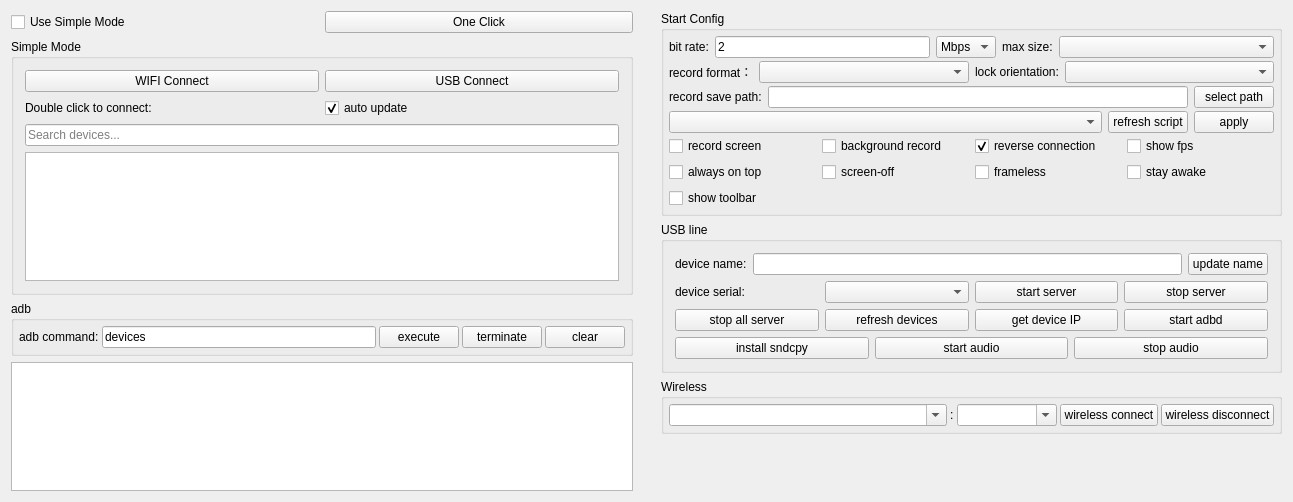
<?xml version="1.0" encoding="UTF-8"?>
<ui version="4.0">
 <class>Widget</class>
 <widget class="QWidget" name="Widget">
  <property name="geometry">
   <rect>
    <x>0</x>
    <y>0</y>
    <width>1293</width>
    <height>502</height>
   </rect>
  </property>
  <property name="windowTitle">
   <string notr="true">QtScrcpy</string>
  </property>
  <layout class="QHBoxLayout" name="horizontalLayout_11">
   <property name="leftMargin">
    <number>0</number>
   </property>
   <property name="topMargin">
    <number>0</number>
   </property>
   <property name="rightMargin">
    <number>0</number>
   </property>
   <property name="bottomMargin">
    <number>0</number>
   </property>
   <item>
    <widget class="QWidget" name="leftWidget" native="true">
     <property name="sizePolicy">
      <sizepolicy hsizetype="Preferred" vsizetype="Preferred">
       <horstretch>0</horstretch>
       <verstretch>0</verstretch>
      </sizepolicy>
     </property>
     <layout class="QVBoxLayout" name="verticalLayout_5">
      <item>
       <layout class="QHBoxLayout" name="horizontalLayout_14">
        <item>
         <widget class="QCheckBox" name="useSingleModeCheck">
          <property name="sizePolicy">
           <sizepolicy hsizetype="Preferred" vsizetype="Maximum">
            <horstretch>0</horstretch>
            <verstretch>0</verstretch>
           </sizepolicy>
          </property>
          <property name="styleSheet">
           <string notr="true"/>
          </property>
          <property name="text">
           <string>Use Simple Mode</string>
          </property>
          <property name="checked">
           <bool>false</bool>
          </property>
         </widget>
        </item>
        <item>
         <widget class="QPushButton" name="oneClickBtn">
          <property name="sizePolicy">
           <sizepolicy hsizetype="Preferred" vsizetype="Maximum">
            <horstretch>0</horstretch>
            <verstretch>0</verstretch>
           </sizepolicy>
          </property>
          <property name="text">
           <string>One Click</string>
          </property>
         </widget>
        </item>
       </layout>
      </item>
      <item>
       <widget class="QGroupBox" name="simpleGroupBox">
        <property name="sizePolicy">
         <sizepolicy hsizetype="Preferred" vsizetype="Preferred">
          <horstretch>0</horstretch>
          <verstretch>0</verstretch>
         </sizepolicy>
        </property>
        <property name="title">
         <string>Simple Mode</string>
        </property>
        <property name="checkable">
         <bool>false</bool>
        </property>
        <layout class="QVBoxLayout" name="verticalLayout_4">
         <item>
          <layout class="QHBoxLayout" name="horizontalLayout_9">
           <item>
            <widget class="QPushButton" name="wifiConnectBtn">
             <property name="sizePolicy">
              <sizepolicy hsizetype="Preferred" vsizetype="Maximum">
               <horstretch>0</horstretch>
               <verstretch>0</verstretch>
              </sizepolicy>
             </property>
             <property name="text">
              <string>WIFI Connect</string>
             </property>
            </widget>
           </item>
           <item>
            <widget class="QPushButton" name="usbConnectBtn">
             <property name="sizePolicy">
              <sizepolicy hsizetype="Preferred" vsizetype="Maximum">
               <horstretch>0</horstretch>
               <verstretch>0</verstretch>
              </sizepolicy>
             </property>
             <property name="text">
              <string>USB Connect</string>
             </property>
            </widget>
           </item>
          </layout>
         </item>
         <item>
          <layout class="QHBoxLayout" name="horizontalLayout_13">
           <property name="topMargin">
            <number>0</number>
           </property>
           <item>
            <widget class="QLabel" name="label_10">
             <property name="sizePolicy">
              <sizepolicy hsizetype="Preferred" vsizetype="Preferred">
               <horstretch>0</horstretch>
               <verstretch>0</verstretch>
              </sizepolicy>
             </property>
             <property name="text">
              <string>Double click to connect:</string>
             </property>
            </widget>
           </item>
           <item>
            <widget class="QCheckBox" name="autoUpdatecheckBox">
             <property name="sizePolicy">
              <sizepolicy hsizetype="Preferred" vsizetype="Preferred">
               <horstretch>0</horstretch>
               <verstretch>0</verstretch>
              </sizepolicy>
             </property>
             <property name="text">
              <string>auto update</string>
             </property>
             <property name="checked">
              <bool>true</bool>
             </property>
            </widget>
           </item>
          </layout>
         </item>
         <item>
          <widget class="QLineEdit" name="searchDeviceEdit">
           <property name="sizePolicy">
            <sizepolicy hsizetype="Preferred" vsizetype="Maximum">
             <horstretch>0</horstretch>
             <verstretch>0</verstretch>
            </sizepolicy>
           </property>
           <property name="placeholderText">
            <string>Search devices...</string>
           </property>
           <property name="clearButtonEnabled">
            <bool>true</bool>
           </property>
          </widget>
         </item>
         <item>
          <widget class="QListWidget" name="connectedPhoneList">
           <property name="sizePolicy">
            <sizepolicy hsizetype="Preferred" vsizetype="Preferred">
             <horstretch>0</horstretch>
             <verstretch>0</verstretch>
            </sizepolicy>
           </property>
          </widget>
         </item>
        </layout>
       </widget>
      </item>
      <item>
       <widget class="QGroupBox" name="adbGroupBox">
        <property name="sizePolicy">
         <sizepolicy hsizetype="Preferred" vsizetype="Maximum">
          <horstretch>0</horstretch>
          <verstretch>0</verstretch>
         </sizepolicy>
        </property>
        <property name="title">
         <string notr="true">adb</string>
        </property>
        <layout class="QHBoxLayout" name="horizontalLayout_2">
         <property name="spacing">
          <number>3</number>
         </property>
         <property name="leftMargin">
          <number>5</number>
         </property>
         <property name="topMargin">
          <number>5</number>
         </property>
         <property name="rightMargin">
          <number>5</number>
         </property>
         <property name="bottomMargin">
          <number>5</number>
         </property>
         <item>
          <widget class="QLabel" name="label_7">
           <property name="sizePolicy">
            <sizepolicy hsizetype="Maximum" vsizetype="Preferred">
             <horstretch>0</horstretch>
             <verstretch>0</verstretch>
            </sizepolicy>
           </property>
           <property name="text">
            <string>adb command:</string>
           </property>
           <property name="buddy">
            <cstring>adbCommandEdt</cstring>
           </property>
          </widget>
         </item>
         <item>
          <widget class="QLineEdit" name="adbCommandEdt">
           <property name="sizePolicy">
            <sizepolicy hsizetype="MinimumExpanding" vsizetype="Preferred">
             <horstretch>0</horstretch>
             <verstretch>0</verstretch>
            </sizepolicy>
           </property>
           <property name="text">
            <string notr="true">devices</string>
           </property>
          </widget>
         </item>
         <item>
          <widget class="QPushButton" name="adbCommandBtn">
           <property name="sizePolicy">
            <sizepolicy hsizetype="Maximum" vsizetype="Preferred">
             <horstretch>0</horstretch>
             <verstretch>0</verstretch>
            </sizepolicy>
           </property>
           <property name="text">
            <string>execute</string>
           </property>
          </widget>
         </item>
         <item>
          <widget class="QPushButton" name="stopAdbBtn">
           <property name="sizePolicy">
            <sizepolicy hsizetype="Maximum" vsizetype="Preferred">
             <horstretch>0</horstretch>
             <verstretch>0</verstretch>
            </sizepolicy>
           </property>
           <property name="text">
            <string>terminate</string>
           </property>
          </widget>
         </item>
         <item>
          <widget class="QPushButton" name="clearOut">
           <property name="sizePolicy">
            <sizepolicy hsizetype="Maximum" vsizetype="Preferred">
             <horstretch>0</horstretch>
             <verstretch>0</verstretch>
            </sizepolicy>
           </property>
           <property name="text">
            <string>clear</string>
           </property>
          </widget>
         </item>
        </layout>
       </widget>
      </item>
      <item>
       <widget class="QTextEdit" name="outEdit">
        <property name="sizePolicy">
         <sizepolicy hsizetype="Preferred" vsizetype="Preferred">
          <horstretch>0</horstretch>
          <verstretch>0</verstretch>
         </sizepolicy>
        </property>
        <property name="focusPolicy">
         <enum>Qt::NoFocus</enum>
        </property>
        <property name="documentTitle">
         <string/>
        </property>
        <property name="readOnly">
         <bool>true</bool>
        </property>
       </widget>
      </item>
     </layout>
    </widget>
   </item>
   <item>
    <widget class="QWidget" name="rightWidget" native="true">
     <property name="sizePolicy">
      <sizepolicy hsizetype="MinimumExpanding" vsizetype="Preferred">
       <horstretch>0</horstretch>
       <verstretch>0</verstretch>
      </sizepolicy>
     </property>
     <layout class="QVBoxLayout" name="verticalLayout_6">
      <item>
       <widget class="QGroupBox" name="configGroupBox">
        <property name="sizePolicy">
         <sizepolicy hsizetype="Preferred" vsizetype="Preferred">
          <horstretch>0</horstretch>
          <verstretch>0</verstretch>
         </sizepolicy>
        </property>
        <property name="title">
         <string>Start Config</string>
        </property>
        <layout class="QVBoxLayout" name="verticalLayout_3">
         <property name="spacing">
          <number>3</number>
         </property>
         <property name="leftMargin">
          <number>5</number>
         </property>
         <property name="topMargin">
          <number>5</number>
         </property>
         <property name="rightMargin">
          <number>5</number>
         </property>
         <property name="bottomMargin">
          <number>5</number>
         </property>
         <item>
          <widget class="QWidget" name="configWidget1" native="true">
           <property name="sizePolicy">
            <sizepolicy hsizetype="Preferred" vsizetype="Preferred">
             <horstretch>0</horstretch>
             <verstretch>0</verstretch>
            </sizepolicy>
           </property>
           <layout class="QHBoxLayout" name="horizontalLayout_5">
            <property name="leftMargin">
             <number>0</number>
            </property>
            <property name="topMargin">
             <number>0</number>
            </property>
            <property name="rightMargin">
             <number>0</number>
            </property>
            <property name="bottomMargin">
             <number>0</number>
            </property>
            <item>
             <widget class="QLabel" name="label_3">
              <property name="sizePolicy">
               <sizepolicy hsizetype="Maximum" vsizetype="Preferred">
                <horstretch>0</horstretch>
                <verstretch>0</verstretch>
               </sizepolicy>
              </property>
              <property name="text">
               <string>bit rate:</string>
              </property>
             </widget>
            </item>
            <item>
             <widget class="QLineEdit" name="bitRateEdit">
              <property name="sizePolicy">
               <sizepolicy hsizetype="Preferred" vsizetype="Preferred">
                <horstretch>0</horstretch>
                <verstretch>0</verstretch>
               </sizepolicy>
              </property>
              <property name="text">
               <string notr="true">2</string>
              </property>
             </widget>
            </item>
            <item>
             <widget class="QComboBox" name="bitRateBox">
              <property name="sizePolicy">
               <sizepolicy hsizetype="Maximum" vsizetype="Preferred">
                <horstretch>0</horstretch>
                <verstretch>0</verstretch>
               </sizepolicy>
              </property>
              <property name="toolTip">
               <string/>
              </property>
              <property name="currentText">
               <string notr="true">Mbps</string>
              </property>
              <item>
               <property name="text">
                <string notr="true">Mbps</string>
               </property>
              </item>
              <item>
               <property name="text">
                <string notr="true">Kbps</string>
               </property>
              </item>
             </widget>
            </item>
            <item>
             <widget class="QLabel" name="label_4">
              <property name="sizePolicy">
               <sizepolicy hsizetype="Maximum" vsizetype="Preferred">
                <horstretch>0</horstretch>
                <verstretch>0</verstretch>
               </sizepolicy>
              </property>
              <property name="text">
               <string>max size:</string>
              </property>
             </widget>
            </item>
            <item>
             <widget class="QComboBox" name="maxSizeBox">
              <property name="sizePolicy">
               <sizepolicy hsizetype="Preferred" vsizetype="Preferred">
                <horstretch>0</horstretch>
                <verstretch>0</verstretch>
               </sizepolicy>
              </property>
              <property name="toolTip">
               <string/>
              </property>
             </widget>
            </item>
           </layout>
          </widget>
         </item>
         <item>
          <widget class="QWidget" name="configWidget5" native="true">
           <property name="sizePolicy">
            <sizepolicy hsizetype="Preferred" vsizetype="Preferred">
             <horstretch>0</horstretch>
             <verstretch>0</verstretch>
            </sizepolicy>
           </property>
           <layout class="QHBoxLayout" name="horizontalLayout_7">
            <property name="leftMargin">
             <number>0</number>
            </property>
            <property name="topMargin">
             <number>0</number>
            </property>
            <property name="rightMargin">
             <number>0</number>
            </property>
            <property name="bottomMargin">
             <number>0</number>
            </property>
            <item>
             <widget class="QLabel" name="label_6">
              <property name="sizePolicy">
               <sizepolicy hsizetype="Maximum" vsizetype="Preferred">
                <horstretch>0</horstretch>
                <verstretch>0</verstretch>
               </sizepolicy>
              </property>
              <property name="text">
               <string>record format：</string>
              </property>
             </widget>
            </item>
            <item>
             <widget class="QComboBox" name="formatBox">
              <property name="sizePolicy">
               <sizepolicy hsizetype="Preferred" vsizetype="Preferred">
                <horstretch>0</horstretch>
                <verstretch>0</verstretch>
               </sizepolicy>
              </property>
             </widget>
            </item>
            <item>
             <widget class="QLabel" name="label_8">
              <property name="sizePolicy">
               <sizepolicy hsizetype="Maximum" vsizetype="Preferred">
                <horstretch>0</horstretch>
                <verstretch>0</verstretch>
               </sizepolicy>
              </property>
              <property name="text">
               <string>lock orientation:</string>
              </property>
             </widget>
            </item>
            <item>
             <widget class="QComboBox" name="lockOrientationBox">
              <property name="sizePolicy">
               <sizepolicy hsizetype="Preferred" vsizetype="Preferred">
                <horstretch>0</horstretch>
                <verstretch>0</verstretch>
               </sizepolicy>
              </property>
             </widget>
            </item>
           </layout>
          </widget>
         </item>
         <item>
          <widget class="QWidget" name="configWidget2" native="true">
           <property name="sizePolicy">
            <sizepolicy hsizetype="Preferred" vsizetype="Preferred">
             <horstretch>0</horstretch>
             <verstretch>0</verstretch>
            </sizepolicy>
           </property>
           <layout class="QHBoxLayout" name="horizontalLayout_6">
            <property name="leftMargin">
             <number>0</number>
            </property>
            <property name="topMargin">
             <number>0</number>
            </property>
            <property name="rightMargin">
             <number>0</number>
            </property>
            <property name="bottomMargin">
             <number>0</number>
            </property>
            <item>
             <widget class="QLabel" name="label_5">
              <property name="sizePolicy">
               <sizepolicy hsizetype="Preferred" vsizetype="Preferred">
                <horstretch>0</horstretch>
                <verstretch>0</verstretch>
               </sizepolicy>
              </property>
              <property name="text">
               <string>record save path:</string>
              </property>
              <property name="buddy">
               <cstring>recordPathEdt</cstring>
              </property>
             </widget>
            </item>
            <item>
             <widget class="QLineEdit" name="recordPathEdt">
              <property name="sizePolicy">
               <sizepolicy hsizetype="MinimumExpanding" vsizetype="Preferred">
                <horstretch>0</horstretch>
                <verstretch>0</verstretch>
               </sizepolicy>
              </property>
              <property name="readOnly">
               <bool>true</bool>
              </property>
             </widget>
            </item>
            <item>
             <widget class="QPushButton" name="selectRecordPathBtn">
              <property name="sizePolicy">
               <sizepolicy hsizetype="Preferred" vsizetype="Preferred">
                <horstretch>0</horstretch>
                <verstretch>0</verstretch>
               </sizepolicy>
              </property>
              <property name="text">
               <string>select path</string>
              </property>
              <property name="autoDefault">
               <bool>false</bool>
              </property>
             </widget>
            </item>
           </layout>
          </widget>
         </item>
         <item>
          <widget class="QWidget" name="configWidget4" native="true">
           <property name="sizePolicy">
            <sizepolicy hsizetype="Preferred" vsizetype="Preferred">
             <horstretch>0</horstretch>
             <verstretch>0</verstretch>
            </sizepolicy>
           </property>
           <layout class="QHBoxLayout" name="horizontalLayout_8">
            <property name="leftMargin">
             <number>0</number>
            </property>
            <property name="topMargin">
             <number>0</number>
            </property>
            <property name="rightMargin">
             <number>0</number>
            </property>
            <property name="bottomMargin">
             <number>0</number>
            </property>
            <item>
             <widget class="QComboBox" name="gameBox">
              <property name="sizePolicy">
               <sizepolicy hsizetype="MinimumExpanding" vsizetype="Preferred">
                <horstretch>0</horstretch>
                <verstretch>0</verstretch>
               </sizepolicy>
              </property>
             </widget>
            </item>
            <item>
             <widget class="QPushButton" name="refreshGameScriptBtn">
              <property name="sizePolicy">
               <sizepolicy hsizetype="Preferred" vsizetype="Preferred">
                <horstretch>0</horstretch>
                <verstretch>0</verstretch>
               </sizepolicy>
              </property>
              <property name="text">
               <string>refresh script</string>
              </property>
             </widget>
            </item>
            <item>
             <widget class="QPushButton" name="applyScriptBtn">
              <property name="sizePolicy">
               <sizepolicy hsizetype="Preferred" vsizetype="Preferred">
                <horstretch>0</horstretch>
                <verstretch>0</verstretch>
               </sizepolicy>
              </property>
              <property name="text">
               <string>apply</string>
              </property>
             </widget>
            </item>
           </layout>
          </widget>
         </item>
         <item>
          <widget class="QWidget" name="configWidget3" native="true">
           <property name="sizePolicy">
            <sizepolicy hsizetype="Preferred" vsizetype="Preferred">
             <horstretch>0</horstretch>
             <verstretch>0</verstretch>
            </sizepolicy>
           </property>
           <layout class="QGridLayout" name="gridLayout">
            <property name="leftMargin">
             <number>0</number>
            </property>
            <property name="topMargin">
             <number>0</number>
            </property>
            <property name="rightMargin">
             <number>0</number>
            </property>
            <property name="bottomMargin">
             <number>0</number>
            </property>
            <item row="0" column="4">
             <widget class="QCheckBox" name="fpsCheck">
              <property name="sizePolicy">
               <sizepolicy hsizetype="Preferred" vsizetype="Preferred">
                <horstretch>0</horstretch>
                <verstretch>0</verstretch>
               </sizepolicy>
              </property>
              <property name="text">
               <string>show fps</string>
              </property>
             </widget>
            </item>
            <item row="0" column="1">
             <widget class="QCheckBox" name="notDisplayCheck">
              <property name="sizePolicy">
               <sizepolicy hsizetype="Preferred" vsizetype="Preferred">
                <horstretch>0</horstretch>
                <verstretch>0</verstretch>
               </sizepolicy>
              </property>
              <property name="text">
               <string>background record</string>
              </property>
              <property name="checkable">
               <bool>false</bool>
              </property>
             </widget>
            </item>
            <item row="1" column="0">
             <widget class="QCheckBox" name="alwaysTopCheck">
              <property name="sizePolicy">
               <sizepolicy hsizetype="Preferred" vsizetype="Preferred">
                <horstretch>0</horstretch>
                <verstretch>0</verstretch>
               </sizepolicy>
              </property>
              <property name="text">
               <string>always on top</string>
              </property>
              <property name="checked">
               <bool>false</bool>
              </property>
             </widget>
            </item>
            <item row="0" column="0">
             <widget class="QCheckBox" name="recordScreenCheck">
              <property name="sizePolicy">
               <sizepolicy hsizetype="Preferred" vsizetype="Preferred">
                <horstretch>0</horstretch>
                <verstretch>0</verstretch>
               </sizepolicy>
              </property>
              <property name="text">
               <string>record screen</string>
              </property>
             </widget>
            </item>
            <item row="0" column="3">
             <widget class="QCheckBox" name="useReverseCheck">
              <property name="sizePolicy">
               <sizepolicy hsizetype="Preferred" vsizetype="Preferred">
                <horstretch>0</horstretch>
                <verstretch>0</verstretch>
               </sizepolicy>
              </property>
              <property name="text">
               <string>reverse connection</string>
              </property>
              <property name="checked">
               <bool>true</bool>
              </property>
             </widget>
            </item>
            <item row="1" column="1">
             <widget class="QCheckBox" name="closeScreenCheck">
              <property name="sizePolicy">
               <sizepolicy hsizetype="Preferred" vsizetype="Preferred">
                <horstretch>0</horstretch>
                <verstretch>0</verstretch>
               </sizepolicy>
              </property>
              <property name="text">
               <string>screen-off</string>
              </property>
             </widget>
            </item>
            <item row="1" column="3">
             <widget class="QCheckBox" name="framelessCheck">
              <property name="sizePolicy">
               <sizepolicy hsizetype="Preferred" vsizetype="Preferred">
                <horstretch>0</horstretch>
                <verstretch>0</verstretch>
               </sizepolicy>
              </property>
              <property name="text">
               <string>frameless</string>
              </property>
             </widget>
            </item>
            <item row="1" column="4">
             <widget class="QCheckBox" name="stayAwakeCheck">
              <property name="sizePolicy">
               <sizepolicy hsizetype="Preferred" vsizetype="Preferred">
                <horstretch>0</horstretch>
                <verstretch>0</verstretch>
               </sizepolicy>
              </property>
              <property name="text">
               <string>stay awake</string>
              </property>
             </widget>
            </item>
            <item row="2" column="0">
             <widget class="QCheckBox" name="showToolbar">
              <property name="text">
               <string>show toolbar</string>
              </property>
             </widget>
            </item>
           </layout>
          </widget>
         </item>
        </layout>
       </widget>
      </item>
      <item>
       <widget class="QGroupBox" name="usbGroupBox">
        <property name="sizePolicy">
         <sizepolicy hsizetype="Preferred" vsizetype="Preferred">
          <horstretch>0</horstretch>
          <verstretch>0</verstretch>
         </sizepolicy>
        </property>
        <property name="title">
         <string>USB line</string>
        </property>
        <layout class="QVBoxLayout" name="verticalLayout">
         <item>
          <layout class="QHBoxLayout" name="horizontalLayout_10">
           <item>
            <widget class="QLabel" name="label_9">
             <property name="sizePolicy">
              <sizepolicy hsizetype="Preferred" vsizetype="Preferred">
               <horstretch>0</horstretch>
               <verstretch>0</verstretch>
              </sizepolicy>
             </property>
             <property name="text">
              <string>device name:</string>
             </property>
            </widget>
           </item>
           <item>
            <widget class="QLineEdit" name="userNameEdt">
             <property name="sizePolicy">
              <sizepolicy hsizetype="MinimumExpanding" vsizetype="Preferred">
               <horstretch>0</horstretch>
               <verstretch>0</verstretch>
              </sizepolicy>
             </property>
            </widget>
           </item>
           <item>
            <widget class="QPushButton" name="updateNameBtn">
             <property name="sizePolicy">
              <sizepolicy hsizetype="Preferred" vsizetype="Preferred">
               <horstretch>0</horstretch>
               <verstretch>0</verstretch>
              </sizepolicy>
             </property>
             <property name="text">
              <string>update name</string>
             </property>
             <property name="autoDefault">
              <bool>false</bool>
             </property>
            </widget>
           </item>
          </layout>
         </item>
         <item>
          <widget class="QWidget" name="usbWidget1" native="true">
           <property name="sizePolicy">
            <sizepolicy hsizetype="Preferred" vsizetype="Preferred">
             <horstretch>0</horstretch>
             <verstretch>0</verstretch>
            </sizepolicy>
           </property>
           <layout class="QHBoxLayout" name="horizontalLayout_3">
            <property name="leftMargin">
             <number>0</number>
            </property>
            <property name="topMargin">
             <number>0</number>
            </property>
            <property name="rightMargin">
             <number>0</number>
            </property>
            <property name="bottomMargin">
             <number>0</number>
            </property>
            <item>
             <widget class="QLabel" name="label_2">
              <property name="sizePolicy">
               <sizepolicy hsizetype="Preferred" vsizetype="Preferred">
                <horstretch>0</horstretch>
                <verstretch>0</verstretch>
               </sizepolicy>
              </property>
              <property name="text">
               <string>device serial:</string>
              </property>
             </widget>
            </item>
            <item>
             <widget class="QComboBox" name="serialBox">
              <property name="sizePolicy">
               <sizepolicy hsizetype="Preferred" vsizetype="Preferred">
                <horstretch>0</horstretch>
                <verstretch>0</verstretch>
               </sizepolicy>
              </property>
             </widget>
            </item>
            <item>
             <widget class="QPushButton" name="startServerBtn">
              <property name="sizePolicy">
               <sizepolicy hsizetype="Preferred" vsizetype="Preferred">
                <horstretch>0</horstretch>
                <verstretch>0</verstretch>
               </sizepolicy>
              </property>
              <property name="text">
               <string>start server</string>
              </property>
              <property name="autoDefault">
               <bool>false</bool>
              </property>
             </widget>
            </item>
            <item>
             <widget class="QPushButton" name="stopServerBtn">
              <property name="sizePolicy">
               <sizepolicy hsizetype="Preferred" vsizetype="Preferred">
                <horstretch>0</horstretch>
                <verstretch>0</verstretch>
               </sizepolicy>
              </property>
              <property name="text">
               <string>stop server</string>
              </property>
              <property name="autoDefault">
               <bool>false</bool>
              </property>
             </widget>
            </item>
           </layout>
          </widget>
         </item>
         <item>
          <widget class="QWidget" name="usbWidget2" native="true">
           <property name="sizePolicy">
            <sizepolicy hsizetype="Preferred" vsizetype="Preferred">
             <horstretch>0</horstretch>
             <verstretch>0</verstretch>
            </sizepolicy>
           </property>
           <layout class="QHBoxLayout" name="horizontalLayout_4">
            <property name="leftMargin">
             <number>0</number>
            </property>
            <property name="topMargin">
             <number>0</number>
            </property>
            <property name="rightMargin">
             <number>0</number>
            </property>
            <property name="bottomMargin">
             <number>0</number>
            </property>
            <item>
             <widget class="QPushButton" name="stopAllServerBtn">
              <property name="sizePolicy">
               <sizepolicy hsizetype="Preferred" vsizetype="Preferred">
                <horstretch>0</horstretch>
                <verstretch>0</verstretch>
               </sizepolicy>
              </property>
              <property name="text">
               <string>stop all server</string>
              </property>
             </widget>
            </item>
            <item>
             <widget class="QPushButton" name="updateDevice">
              <property name="sizePolicy">
               <sizepolicy hsizetype="Preferred" vsizetype="Preferred">
                <horstretch>0</horstretch>
                <verstretch>0</verstretch>
               </sizepolicy>
              </property>
              <property name="text">
               <string>refresh devices</string>
              </property>
              <property name="autoDefault">
               <bool>false</bool>
              </property>
             </widget>
            </item>
            <item>
             <widget class="QPushButton" name="getIPBtn">
              <property name="sizePolicy">
               <sizepolicy hsizetype="Preferred" vsizetype="Preferred">
                <horstretch>0</horstretch>
                <verstretch>0</verstretch>
               </sizepolicy>
              </property>
              <property name="text">
               <string>get device IP</string>
              </property>
              <property name="autoDefault">
               <bool>false</bool>
              </property>
             </widget>
            </item>
            <item>
             <widget class="QPushButton" name="startAdbdBtn">
              <property name="sizePolicy">
               <sizepolicy hsizetype="Preferred" vsizetype="Preferred">
                <horstretch>0</horstretch>
                <verstretch>0</verstretch>
               </sizepolicy>
              </property>
              <property name="text">
               <string>start adbd</string>
              </property>
              <property name="autoDefault">
               <bool>false</bool>
              </property>
             </widget>
            </item>
           </layout>
          </widget>
         </item>
         <item>
          <widget class="QWidget" name="usbWidget3" native="true">
           <layout class="QHBoxLayout" name="horizontalLayout_12">
            <property name="leftMargin">
             <number>0</number>
            </property>
            <property name="topMargin">
             <number>0</number>
            </property>
            <property name="rightMargin">
             <number>0</number>
            </property>
            <property name="bottomMargin">
             <number>0</number>
            </property>
            <item>
             <widget class="QPushButton" name="installSndcpyBtn">
              <property name="sizePolicy">
               <sizepolicy hsizetype="Preferred" vsizetype="Preferred">
                <horstretch>0</horstretch>
                <verstretch>0</verstretch>
               </sizepolicy>
              </property>
              <property name="text">
               <string>install sndcpy</string>
              </property>
             </widget>
            </item>
            <item>
             <widget class="QPushButton" name="startAudioBtn">
              <property name="sizePolicy">
               <sizepolicy hsizetype="Preferred" vsizetype="Preferred">
                <horstretch>0</horstretch>
                <verstretch>0</verstretch>
               </sizepolicy>
              </property>
              <property name="text">
               <string>start audio</string>
              </property>
             </widget>
            </item>
            <item>
             <widget class="QPushButton" name="stopAudioBtn">
              <property name="sizePolicy">
               <sizepolicy hsizetype="Preferred" vsizetype="Preferred">
                <horstretch>0</horstretch>
                <verstretch>0</verstretch>
               </sizepolicy>
              </property>
              <property name="text">
               <string>stop audio</string>
              </property>
             </widget>
            </item>
           </layout>
          </widget>
         </item>
        </layout>
       </widget>
      </item>
      <item>
       <widget class="QGroupBox" name="wirelessGroupBox">
        <property name="sizePolicy">
         <sizepolicy hsizetype="Preferred" vsizetype="Preferred">
          <horstretch>0</horstretch>
          <verstretch>0</verstretch>
         </sizepolicy>
        </property>
        <property name="title">
         <string>Wireless</string>
        </property>
        <layout class="QHBoxLayout" name="horizontalLayout">
         <property name="spacing">
          <number>3</number>
         </property>
         <property name="leftMargin">
          <number>5</number>
         </property>
         <property name="topMargin">
          <number>5</number>
         </property>
         <property name="rightMargin">
          <number>5</number>
         </property>
         <property name="bottomMargin">
          <number>5</number>
         </property>
         <item>
          <widget class="QComboBox" name="deviceIpEdt">
           <property name="sizePolicy">
            <sizepolicy hsizetype="MinimumExpanding" vsizetype="Preferred">
             <horstretch>0</horstretch>
             <verstretch>0</verstretch>
            </sizepolicy>
           </property>
           <property name="minimumSize">
            <size>
             <width>200</width>
             <height>0</height>
            </size>
           </property>
           <property name="editable">
            <bool>true</bool>
           </property>
           <property name="currentText">
            <string/>
           </property>
          </widget>
         </item>
         <item>
          <widget class="QLabel" name="label">
           <property name="sizePolicy">
            <sizepolicy hsizetype="Maximum" vsizetype="Preferred">
             <horstretch>0</horstretch>
             <verstretch>0</verstretch>
            </sizepolicy>
           </property>
           <property name="text">
            <string notr="true">:</string>
           </property>
          </widget>
         </item>
         <item>
          <widget class="QComboBox" name="devicePortEdt">
           <property name="sizePolicy">
            <sizepolicy hsizetype="Maximum" vsizetype="Preferred">
             <horstretch>0</horstretch>
             <verstretch>0</verstretch>
            </sizepolicy>
           </property>
           <property name="minimumSize">
            <size>
             <width>100</width>
             <height>0</height>
            </size>
           </property>
           <property name="editable">
            <bool>true</bool>
           </property>
           <property name="currentText">
            <string/>
           </property>
          </widget>
         </item>
         <item>
          <widget class="QPushButton" name="wirelessConnectBtn">
           <property name="sizePolicy">
            <sizepolicy hsizetype="Preferred" vsizetype="Preferred">
             <horstretch>0</horstretch>
             <verstretch>0</verstretch>
            </sizepolicy>
           </property>
           <property name="text">
            <string>wireless connect</string>
           </property>
           <property name="autoDefault">
            <bool>false</bool>
           </property>
          </widget>
         </item>
         <item>
          <widget class="QPushButton" name="wirelessDisConnectBtn">
           <property name="sizePolicy">
            <sizepolicy hsizetype="Preferred" vsizetype="Preferred">
             <horstretch>0</horstretch>
             <verstretch>0</verstretch>
            </sizepolicy>
           </property>
           <property name="text">
            <string>wireless disconnect</string>
           </property>
           <property name="autoDefault">
            <bool>false</bool>
           </property>
          </widget>
         </item>
        </layout>
       </widget>
      </item>
      <item>
       <spacer name="verticalSpacer">
        <property name="sizePolicy">
         <sizepolicy hsizetype="Minimum" vsizetype="Expanding">
          <horstretch>0</horstretch>
          <verstretch>0</verstretch>
         </sizepolicy>
        </property>
        <property name="orientation">
         <enum>Qt::Vertical</enum>
        </property>
        <property name="sizeType">
         <enum>QSizePolicy::Expanding</enum>
        </property>
        <property name="sizeHint" stdset="0">
         <size>
          <width>40</width>
          <height>20</height>
         </size>
        </property>
       </spacer>
      </item>
     </layout>
    </widget>
   </item>
  </layout>
 </widget>
 <layoutdefault spacing="6" margin="11"/>
 <tabstops>
  <tabstop>deviceIpEdt</tabstop>
  <tabstop>devicePortEdt</tabstop>
  <tabstop>wirelessConnectBtn</tabstop>
  <tabstop>wirelessDisConnectBtn</tabstop>
  <tabstop>adbCommandEdt</tabstop>
  <tabstop>adbCommandBtn</tabstop>
  <tabstop>stopAdbBtn</tabstop>
  <tabstop>clearOut</tabstop>
 </tabstops>
 <resources/>
 <connections/>
</ui>
